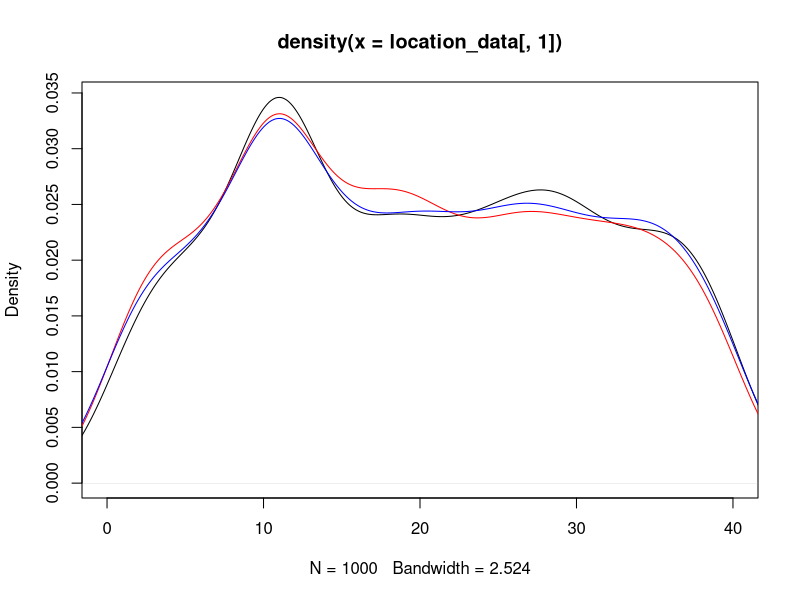
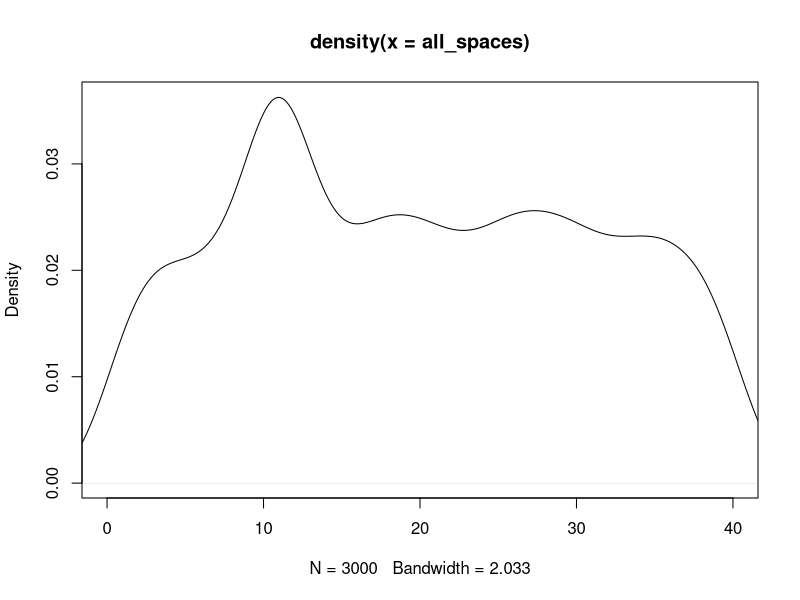
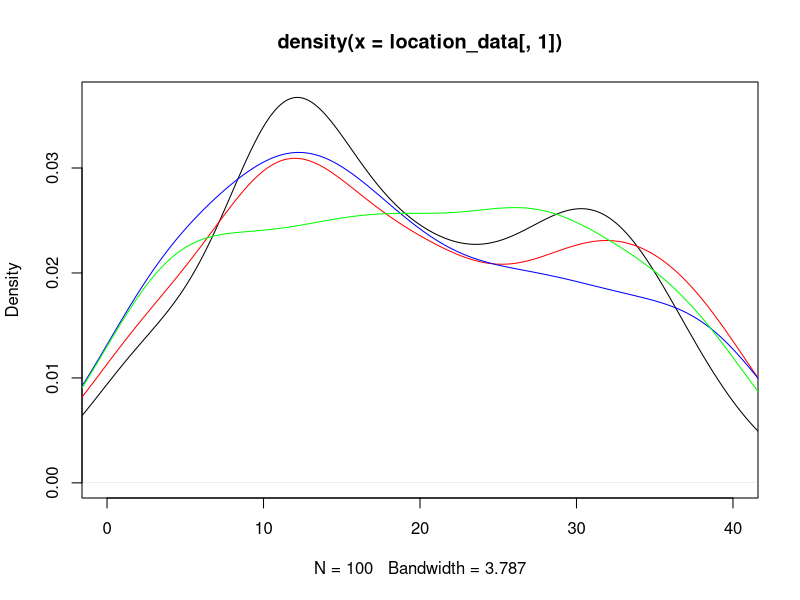
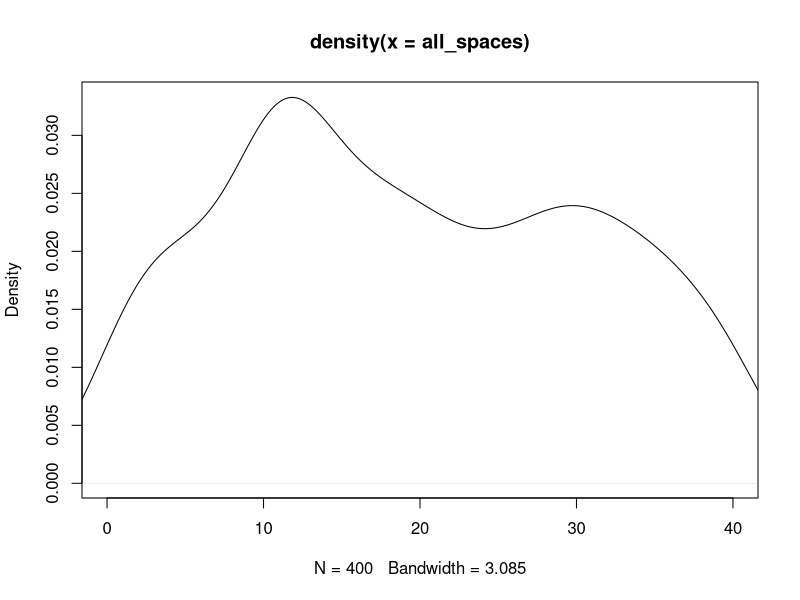

Recreate these plots in R, in order.
## ---- chunk 1
knitr::opts_chunk$set(echo = TRUE)
## ---- chunk 2
#libraries
library(dplyr)
library(ggplot2)

## ---- chunk 3
#Kayleigh
##LET'S GET MOVING

monopolyBoard <- read.csv("MonopolyBoard.csv", header = T)
monopolyBoard

# Using dice rolls to determine where a player will land on the board
#input: "location"; a number 1-40; where the player is on the board
#output: the amount of spaces the player will move until they are on their new location

#note that this is only accounting for standard dice rolls, no special rules yet...

lets_move = function(location) {
  dice_roll_1 <- sample(1:6, 1, replace = TRUE)
  dice_roll_2 <- sample(1:6, 1, replace = TRUE)
  
  roll_total <- sum(dice_roll_1, dice_roll_2)
  roll_double <- dice_roll_1 == dice_roll_2
  
    location = location + roll_total
    
  if (location <= 40) {
    location = location
  } else {
    location = location - 40
  }
  
  space = monopolyBoard$name[monopolyBoard$spaces == location]
  
  print("You're moving forward...")
  print(roll_total)
  
  print("You're on space...")
  print(location)
  
  #print(space) #This prints out the name of the space that they land on. 
}

#testers
lets_move(1)
lets_move(25)
lets_move(38)
lets_move(40)



#A function to move players around the board and to play Monopoly!
#input: "turns"; the amount of turns we should take
#output: a player's new location on the board

lets_play = function(turns) {
  location = 1
  print("Starting Location: GO!")
  for (i in 1:turns) {
    location = lets_move(location)
  }
  print("You've landed on...")
  return(location)
}



lets_play(10) #tester #in this example if you look at a reference monopoly board and "walk" your way around the board with each move being the number in each output, you'll land on the space on the board corresponding to the final output (when counting "GO" as 1 and/or 40) 

#testers 
#"lets_move" and "lets_play" have both been edited to print out phrases for each roll and move to make it easier to determine how the player is moving. 
#"You're moving forward..." gives the player's roll
#"You're on space..." is the players position after 1 turn/"lets_move"
  # Later try to switch this print statement to the name of the spot that the player is on 
#"You've landed on..." gives the final location after running "lets_play" for "x" turns.
  # Later try to switch this print statement to the name of the spot that the player is on 

lets_play(3)
lets_play(10)


## ---- chunk 4
##CHANCE AND COMMUNITY CHEST CARDS
Card_Numbers <- c(1, 2, 3, 4, 5, 6, 7, 8, 9, 10, 11, 12, 13, 14, 15, 16)

Chance_Cards <- c("Advance to Boardwalk", "Advance to Go (Collect $200)", "Advance to Illinois Avenue. If you pass Go, collect $200", "Advance to St. Charles Place. If you pass Go, collect $200", "Advance to the nearest Railroad. If unowned, you may buy it from the Bank. If owned, pay owner twice the rental to which they are otherwise entitled", "Advance to the nearest Railroad. If unowned, you may buy it from the Bank. If owned, pay owner twice the rental to which they are otherwise entitled", "Advance token to nearest Utility. If unowned, you may buy it from the Bank. If owned, throw dice and pay owner a total ten times amount thrown", "Bank pays you dividend of $50", "Get Out of Jail Free", "Go Back 3 Spaces", "Go to Jail. Go directly to Jail, do not pass Go, do not collect $200", "Make general repairs on all your property. For each house pay $25. For each hotel pay $100", "Speeding fine $15", "Take a trip to Reading Railroad. If you pass Go, collect $200", "You have been elected Chairman of the Board. Pay each player $50", "Your building loan matures. Collect $150")

Chance <- data.frame(Chance_Cards, Card_Numbers)
Chance
##Chance cards to move a player to a new space:
  #1 -> Advance to Boardwalk (space 40)
  #2 -> Advance to Go (space 1)
  #3 -> Advance to Illinois Avenue (space 25)
  #4 -> Advance to St. Charles Place (space 12)
  #5 -> Advance to nearest Railroad (space(s) 6, 16, 26, 36)
  #6 -> Advance to nearest Railraod (space(s) 6, 16, 26, 36)
  #7 -> Advance to nearest Utility (space(s) 13, 29)
  #11 -> Go to Jail (space 11)
  #14 -> Take a trip to Reading Railroad (space 6)

Community_Chest_Cards <- c("Advance to Go (Collect $200)", "Bank error in your favor. Collect $200", "Doctor’s fee. Pay $50", "From sale of stock you get $50", "Get Out of Jail Free", "Go to Jail. Go directly to jail, do not pass Go, do not collect $200", "Holiday fund matures. Receive $100", "Income tax refund. Collect $20", "It is your birthday. Collect $10 from every player", "Life insurance matures. Collect $100", "Pay hospital fees of $100", "Pay school fees of $50", "Receive $25 consultancy fee", "You are assessed for street repair. $40 per house. $115 per hotel", "You have won second prize in a beauty contest. Collect $10", "You inherit $100")

Community_Chest <- data.frame(Community_Chest_Cards, Card_Numbers)
Community_Chest

##Community Chest Cards that move a player to a new space:
  #1 -> Advance to GO (space 1)
  #5 -> Go to Jail (space 11)


## ---- chunk 5
#Double Down -- addition of jail and double rolls
lets_move2 = function(location) {
  dice_roll_1 <- sample(1:6, 1, replace = TRUE)
  dice_roll_2 <- sample(1:6, 1, replace = TRUE)
  
  roll_total <- sum(dice_roll_1, dice_roll_2)
  roll_double <- dice_roll_1 == dice_roll_2
  
    location = location + roll_total # updates location to be previous location + roll total
    double3 = "false" # double3 is assigned "true" if the player double rolls 3x (as seen in if statement below), otherwise it is assigned "false" 
    
  # first double roll -> roll again
  if (roll_double == TRUE) {
    dice_roll_3 <- sample(1:6, 1, replace = TRUE)
    dice_roll_4 <- sample(1:6, 1, replace = TRUE)
    
    roll_total2 <- sum(dice_roll_3, dice_roll_4)
    roll_double2 <- dice_roll_3 == dice_roll_4
    
    location = location + roll_total2
    double3 = "false"
    
    # if player is at a location past 40, subtract 40 so they go back to the GO space at location "41"
    # this is included in each if statement below so that it applies if player has to roll again
    if (location <= 40) {
      location = location
    } else {
      location = location - 40
    }
     
      # second double roll -> roll again
      if (roll_double2 == TRUE) {
        dice_roll_5 <- sample(1:6, 1, replace = TRUE)
        dice_roll_6 <- sample(1:6, 1, replace = TRUE)
    
        roll_total3 <- sum(dice_roll_5, dice_roll_6)
        roll_double3 <- dice_roll_5 == dice_roll_6
    
        location = location + roll_total3
        double3 = "false"
        
        if (location <= 40) {
          location = location
        } else {
          location = location - 40
        }
        
        # third double roll -> go to jail
          if (roll_double3 == TRUE) {
            location = monopolyBoard$spaces[monopolyBoard$name == "Jail"]
            double3 = "true"
          }
      }
  }  
    
  if (location <= 40) {
    location = location
  } else {
    location = location - 40
  }
  
  listdata <- (list(location, double3)) # creates list for outputs "location" and "double3"
  # if you need to access location from this function, use lets_move2(location)[[1]]
  # if you need to access double3, use lets_move2(double3)[[2]]
  return(listdata)
  
}




lets_play2 = function(turns, players) {
  
  location_data <- as.data.frame(matrix(nrow = turns, ncol = players)) # dataframe will keep data for locations of players for each turn
  double3data <- as.data.frame(matrix(nrow = turns, ncol = players)) # dataframe will say "true" if player double rolled 3x (which lands them in jail) and "false" if they didn't double roll 3x
  
  for (j in 1:players) { # rotates through each player
    location = 1 # each player starts at location 1
    double3 = 0 # initializing "double3" which will be later assigned a "true" or "false" based on if player double rolled 3x
  
    for (i in 1:turns) { # iterates through number of turns
      
        location = lets_move2(location)[[1]] # takes location from lets_move2 function and assigns it to location
        location_data[i,j] <- as.integer(location) # puts location value into the dataframe of locations for each player
        double3data[i,j] <- lets_move2(double3)[[2]] # takes "true" or "false" value from double3 and adds it to double3data dataframe
        
      # deals with landing in jail from "go to jail" space and staying there for next 3 turns
      if (31 %in% location_data[i-1,j]) { # if you landed on 31 in the last turn (i-1 turn), you go to jail (space 11) for the ith turn
        location <- 11
        location_data[i,j] <- as.integer(location) # new location is 11
      } else if (11 %in% location_data[i-1,j] & 31 %in% location_data[i-2,j]) { # if you were on space 11 last turn AND you were on space 31 2 turns ago, you stay in jail (space 11) for turn i
        location <- 11
        location_data[i,j] <- as.integer(location)
      } else if (11 %in% location_data[i-2,j] & 31 %in% location_data[i-3,j]) {
        location <- 11
        location_data[i,j] <- as.integer(location)
      }
        
      # landing in jail from 3x double roll and staying there for next 3 turns
      if (11 %in% location_data[i,j] & "true" %in% double3data[i-1,j]) { # if player's location is 11 (jail) and double3data is"true" (player double rolled 3x), player stays in jail. all 3 if/else if statements keep player in jail for the next 3 turns
        location <- 11
        location_data[i,j] <- as.integer(location)
      } else if (11 %in% location_data[i-1,j] & "true" %in% double3data[i-2,j]) { # 
        location <- 11
        location_data[i,j] <- as.integer(location)
      } else if (11 %in% location_data[i-2,j] & "true" %in% double3data[i-3,j]) {
        location <- 11
        location_data[i,j] <- as.integer(location)
      }
        
    }
  }
  #print(location_data)
  
  # creates density plot of frequency of landing on each space for each player
  plot(density(location_data[,1]), xlim = c(0,40), col = "black")
  
  colors <- c("red", "blue", "green")
  
  for (k in 2:players) {
    lines(density(location_data[,k]), col = colors[k-1]) # adds a density line for each player after the first
  }
  
  # creates density plot for total frequency landing on each space (all players spaces included)
  all_spaces <- as.vector(as.matrix(location_data))
  plot(density(all_spaces), xlim = c(0,40), col = "black")
  
}
 
lets_play2(1000, 3)

## ---- chunk 6
#4 - Kayleigh and Maddie 
#Chance - spaces 8, 23, 37
#Community Chest - spaces 3, 18, 34


Drawing_Chance = function(location) {
  location = location
  draw_card <- sample(1:16, 1, replace = TRUE)
  player_card <- Chance$Chance_Cards[draw_card]
  print(player_card)

  
      if(draw_card == 1) {
        location = 1
      }
      
      if(draw_card == 2) {
        location = 1
      }
      
      if(draw_card == 3) {
        location = 25
      }
  
      if(draw_card == 4){
        location = 12
      }
    
      if(draw_card == 5){
        if(location >= 37 && location <= 5){
              location = 6
            } else {
              if (location >= 6 && location <= 15){
                location = 16
              } else {
                if(location >= 16 && location <= 25){
                  location = 26
                } else {
                  location = 36
                }
              }
            }
    }
  
    if(draw_card == 6){
        if(location >= 37 && location <= 5){
              location = 6
            } else {
              if (location >= 6 && location <= 15){
                location = 16
              } else {
                if(location >= 16 && location <= 25){
                  location = 26
                } else {
                  location = 36
                }
              }
            }
    }
  
    if(draw_card == 7){
        if(location >= 29 && location <= 12){
              location = 13
            } else {
              location = 29
    }
  }
  
    if(draw_card == 11) {
      location = 11
    }
  
    if(draw_card == 14) {
      location = 6
    }
  
    if(draw_card == 10) {
      location = location - 3
    }
  
    location = location
    return(location)
}



Drawing_Community_Chest = function(location) {
  location = location
  draw_card_chest <- sample(1:16, 1, replace = TRUE)
  player_card_chest <- Community_Chest$Community_Chest_Cards[draw_card_chest]
  print(player_card_chest)
  print(location)
  
  if (draw_card_chest == 1) {
    location = 1
  } else {
    if (draw_card_chest == 6) {
    location = 11
    } else {
      location = location
    }
  
  }
  
  location = location 
  return(location)
}



lets_move3 = function(location) {
  dice_roll_1 <- sample(1:6, 1, replace = TRUE)
  dice_roll_2 <- sample(1:6, 1, replace = TRUE)
  
  roll_total <- sum(dice_roll_1, dice_roll_2)
  roll_double <- dice_roll_1 == dice_roll_2
  
    location = location + roll_total
    double3 = "false"


  if (location <= 40) {
      location = location
  } else {
      location = location - 40
  }
   
  
  if(location == 8 || location == 23 || location == 27) {
    location = Drawing_Chance(location)
  }
  
  if(location == 3 || location == 18 || location == 34) {
    location = Drawing_Community_Chest(location)
  }
    
  # first double roll -> roll again
  if (roll_double == TRUE) {
    dice_roll_3 <- sample(1:6, 1, replace = TRUE)
    dice_roll_4 <- sample(1:6, 1, replace = TRUE)
    
    roll_total2 <- sum(dice_roll_3, dice_roll_4)
    roll_double2 <- dice_roll_3 == dice_roll_4
    
    location = location + roll_total2
    double3 = "false"
    
    if (location <= 40) {
      location = location
    } else {
      location = location - 40
    }
    
    
    if(location == 8 || location == 23 || location == 27) {
    location = Drawing_Chance(location)
    }
  
  if(location == 3 || location == 18 || location == 34) {
    location = Drawing_Community_Chest(location)
    }
     
      # second double roll -> roll again
      if (roll_double2 == TRUE) {
        dice_roll_5 <- sample(1:6, 1, replace = TRUE)
        dice_roll_6 <- sample(1:6, 1, replace = TRUE)
    
        roll_total3 <- sum(dice_roll_5, dice_roll_6)
        roll_double3 <- dice_roll_5 == dice_roll_6
    
        location = location + roll_total3
        double3 = "false"
        
        if (location <= 40) {
          location = location
        } else {
          location = location - 40
        }
        
        if(location == 8 || location == 23 || location == 27) {
          location = Drawing_Chance(location)
        }
  
        if(location == 3 || location == 18 || location == 34) {
          location = Drawing_Community_Chest(location)
         
        }
        
        # third double roll -> go to jail
          if (roll_double3 == TRUE) {
            location = monopolyBoard$spaces[monopolyBoard$name == "Jail"]
            double3 = "true"

          }
      }
  }  
   
  location = location 

  listdata <- (list(location, double3))
  return(listdata)
  
}



lets_play3 = function(turns, players) {
  
  location_data <- as.data.frame(matrix(nrow = turns, ncol = players))
  double3data <- as.data.frame(matrix(nrow = turns, ncol = players))
  
  for (j in 1:players) {
    location = 1
    double3 = 0
  
    for (i in 1:turns) {
      
        location = lets_move3(location)[[1]]
        location_data[i,j] <- as.integer(location)
        double3data[i,j] <- lets_move3(double3)[[2]]
        
      # deals with landing in jail from "go to jail" space and staying there for next 3 turns
      if (31 %in% location_data[i-1,j]) { # if you land on 31 (go to jail), next location is in jail (space 11)
        location <- 11
        location_data[i,j] <- as.integer(location)
      } else if (11 %in% location_data[i-1,j] & 31 %in% location_data[i-2,j]) {
        location <- 11
        location_data[i,j] <- as.integer(location)
      } else if (11 %in% location_data[i-2,j] & 31 %in% location_data[i-3,j]) {
        location <- 11
        location_data[i,j] <- as.integer(location)
      }
        
      # landing in jail from 3x double roll and staying there for next 3 turns
      if (11 %in% location_data[i,j] & "true" %in% double3data[i-1,j]) { # "true" means player double rolled 3x -> jail
        location <- 11
        location_data[i,j] <- as.integer(location)
      } else if (11 %in% location_data[i-1,j] & "true" %in% double3data[i-2,j]) { # 
        location <- 11
        location_data[i,j] <- as.integer(location)
      } else if (11 %in% location_data[i-2,j] & "true" %in% double3data[i-3,j]) {
        location <- 11
        location_data[i,j] <- as.integer(location)
      }
        
    }
  }
  print(location_data)
  print(double3data)


  
  # creates density plot of frequency of landing on each space for each player
  plot(density(location_data[,1]), xlim = c(0,40), col = "black")
  
  colors <- c("red", "blue", "green")
  
  for (k in 2:players) {
    lines(density(location_data[,k]), col = colors[k-1]) # adds a density line for each player after the first
  }
  
  # creates density plot for total frequency landing on each space (all players spaces included)
  all_spaces <- as.vector(as.matrix(location_data))
  plot(density(all_spaces), xlim = c(0,40), col = "black")
  
}


lets_play3(100, 4)
## ---- chunk 7

